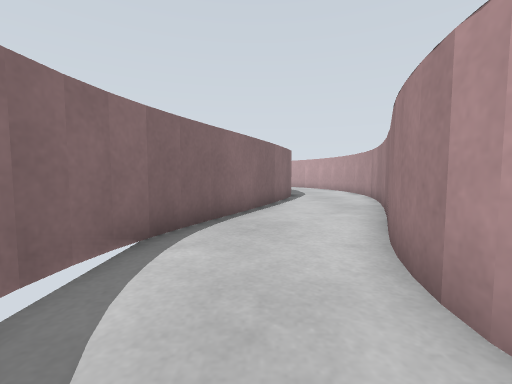
view 1 (above)

24 first-person views from a walk through a Gazebo world. The camera is 0.49 m above the floor, tilts 4° down and sees 90° across. The floor is counted in squares, 0.5 m on a side. Each view is taken from the middle of a square. On the plan, view 1 faces up. The plan holds only what a view shows up to about 11 squares ahead; the rest is blank. The place goes on beyond the plan.

view 2
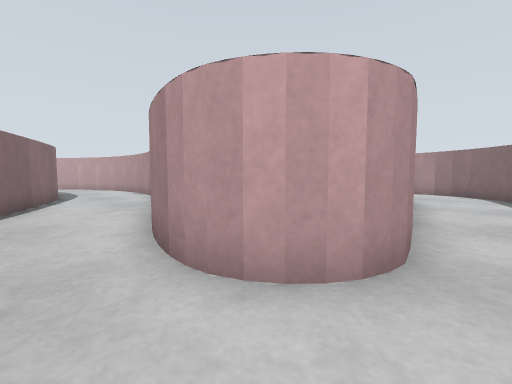

view 3
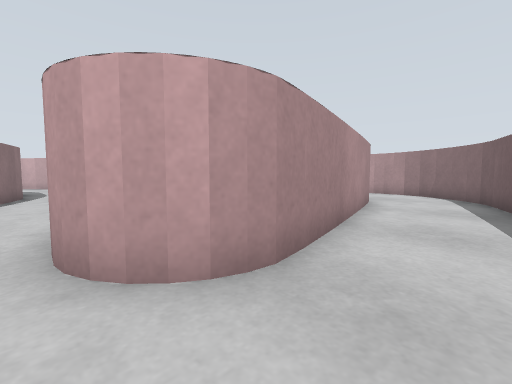

view 4
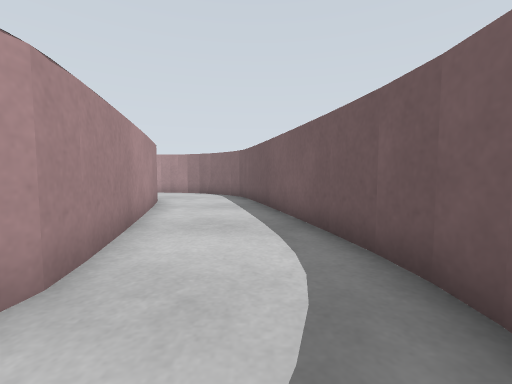

view 5
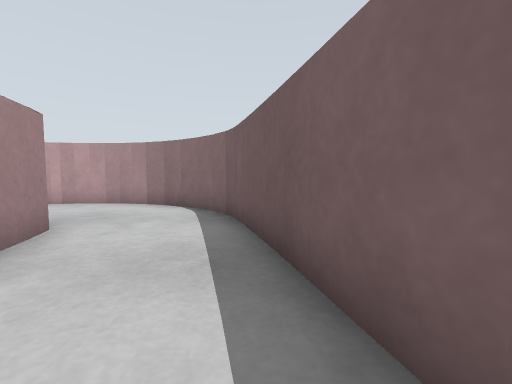

view 6
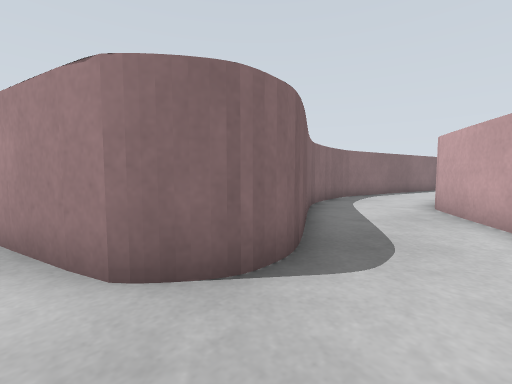

view 7
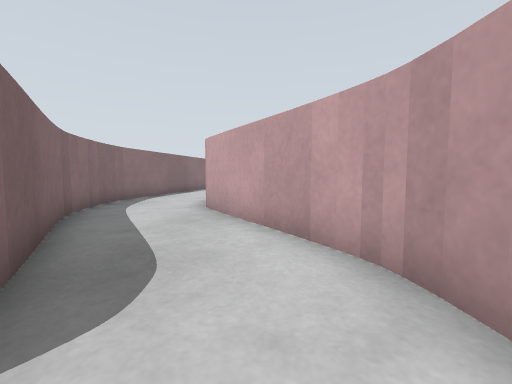

view 8
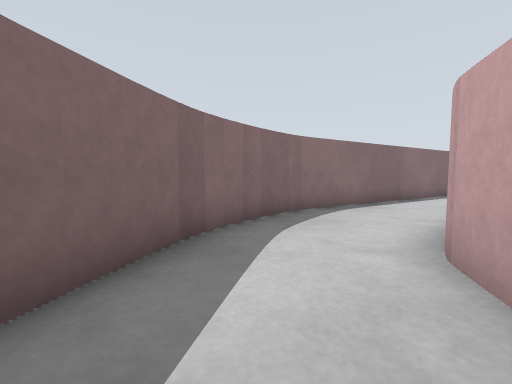

view 9
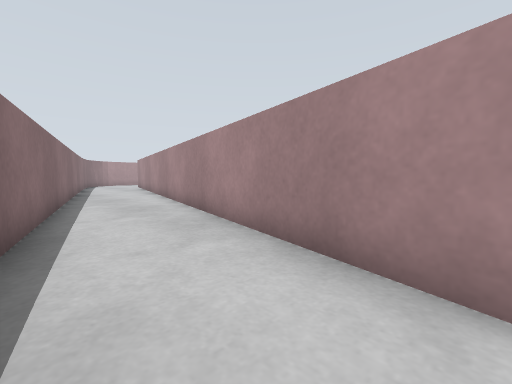

view 10
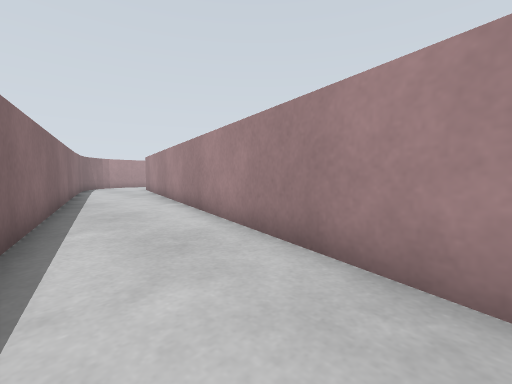

view 11
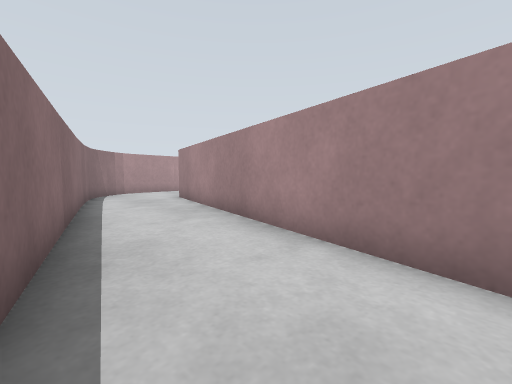

view 12
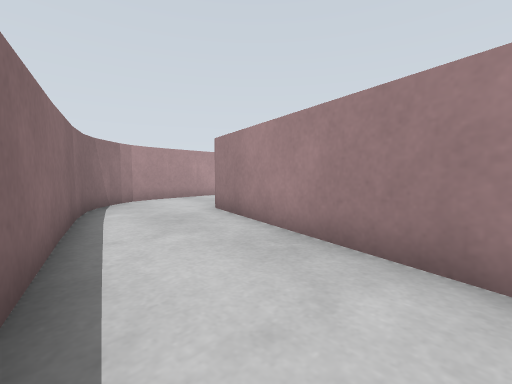

view 13
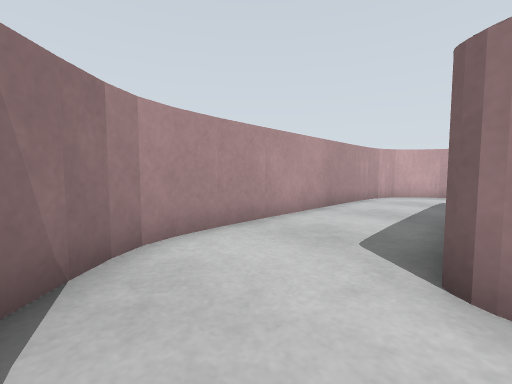

view 14
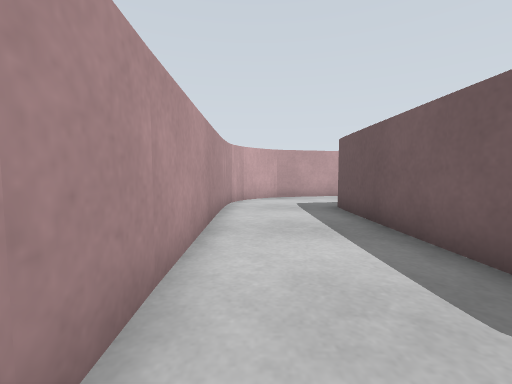

view 15
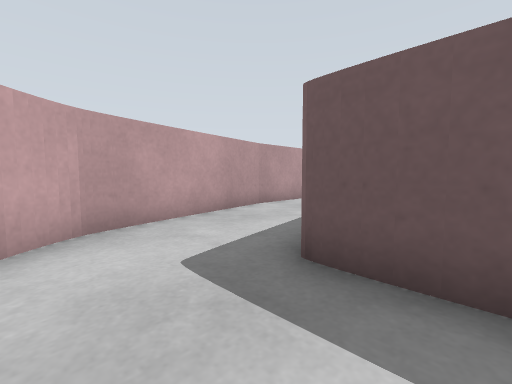

view 16
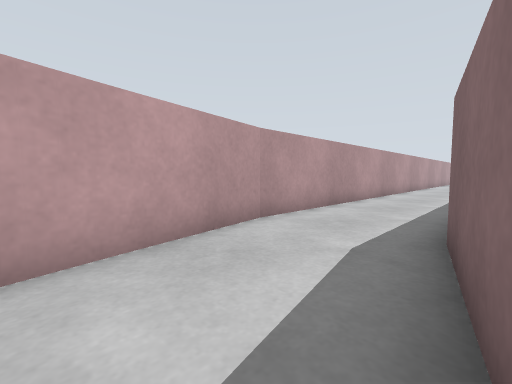

view 17
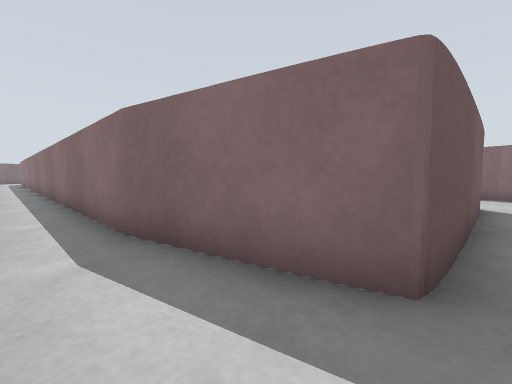

view 18
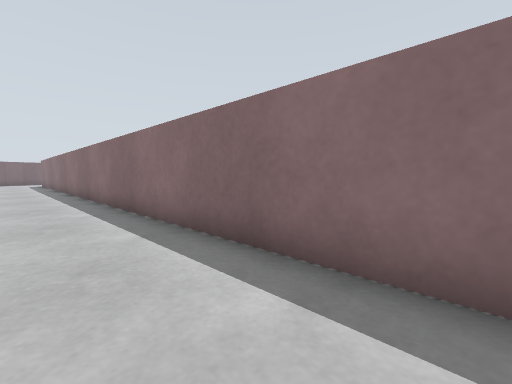

view 19
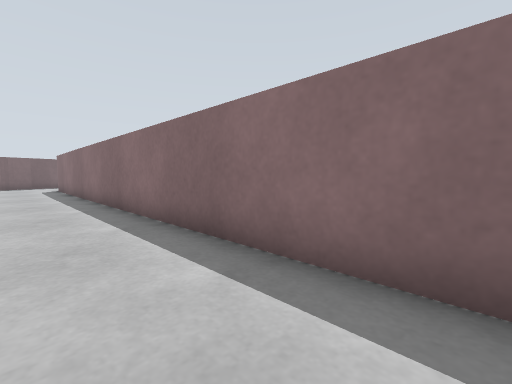

view 20
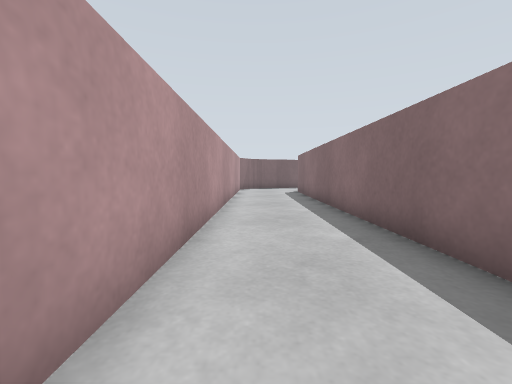

view 21
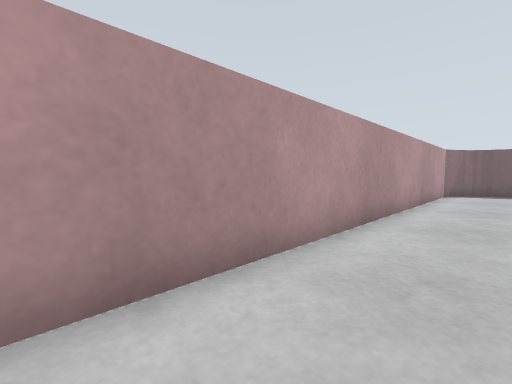

view 22
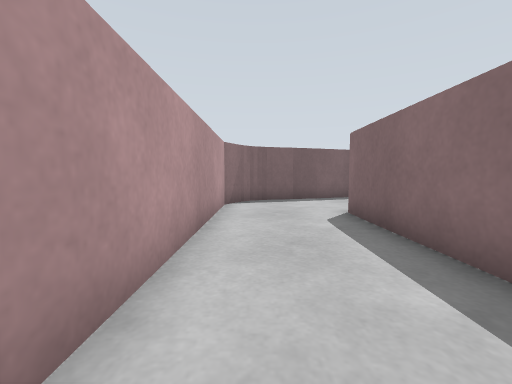

view 23
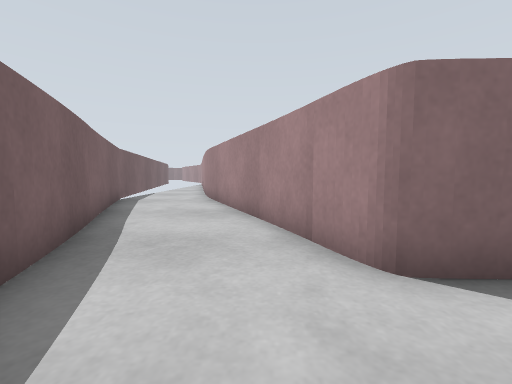

view 24
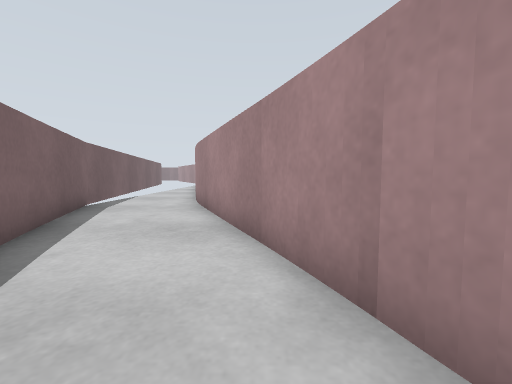

### Floor plan
Points are (right, up) in squares from view 1. A wall is a line through its corners. A room is listed if a view was taken in it or the views show most of it. See-through windows are left out.
Room 1 (views 1, 2, 3, 4, 5, 6, 7, 8, 9, 10, 11, 12, 13, 14, 15, 16, 17, 18, 19, 20, 21, 22, 23, 24)
walls: (11.3, 11.9) (16.4, 32.1); (7.9, 11.9) (8, 10.6); (7.9, 10.7) (8.1, 9.5); (8, 9.6) (8.4, 8.4); (8.3, 8.5) (8.6, 7.8); (8.5, 7.8) (11, 3.9); (14.3, 4.9) (11.5, 9.5) (11.4, 10.2); (1.4, 10.9) (1.2, 10.3); (1.4, 10.4) (-1.4, 4.5); (14.4, 4.3) (14.3, 4.8); (2.8, 5.9) (3.6, 7.3) (4.3, 8.6) (4.9, 10.9); (11.1, 2.4) (10.8, 2); (14.6, 2.9) (14.4, 4.4) (14.2, 5); (10.5, 1.7) (6.8, 0.4); (14.5, 2) (14.5, 3.1); (14.3, 1.5) (14.5, 2.1); (14, 0.8) (14.3, 1.6); (1.9, 3.5) (2.9, 5.8); (13.7, 0.2) (14.1, 1); (7, 0.5) (2.9, -0.2) (1.8, 0.1) (1.4, 1.2) (1.4, 1.9); (13.2, -0.4) (13.7, 0.3); (12.7, -0.9) (13.3, -0.3); (1.5, 2.3) (1.9, 3.6); (-1.3, 4.6) (-1.8, 3.2); (11.7, -1.5) (12.2, -1.2); (11.4, -1.6) (12, -1.4) (12.8, -0.8); (3.1, -0.2) (2.5, -0.2) (1.7, 0.3); (2.2, 0) (1.6, 0.5); (2, 0.1) (1.4, 0.9) (1.3, 1.6) (1.5, 2.5); (-1.8, 3.4) (-2, 2.6); (-2, 2.7) (-2, 2.1); (24.3, 1.2) (15.9, -2.1) (15.2, -2.3); (28, 21.2) (28, 29); (13.1, 32.8) (7.8, 11.8); (3.1, -3.6) (4.1, -3.5) (11.5, -1.7); (17.3, 32.5) (23.4, 32.6); (2.5, -3.6) (3.4, -3.6); (13.6, 33.8) (13.1, 32.7); (24.6, 28.7) (24.7, 1.5); (20.6, -3.7) (26.8, -1.5); (14.9, -5.9) (16.8, -5.4); (16.7, -5.5) (21.1, -3.7); (14, 34.5) (13.5, 33.7); (15.4, 35.6) (14.8, 35.2); (16, 35.7) (15, 35.4) (13.9, 34.4); (27.5, -1.1) (28, -0.2) (28, 15.1); (23.8, 32.4) (24.6, 28.6); (28, 28.9) (26.9, 34); (23.1, 36.1) (15.9, 35.8); (24.4, 35.9) (23.1, 35.9); (26.7, 34.4) (26.1, 35); (26.2, 34.9) (25.7, 35.5) (25, 35.8); (25.8, 35.3) (25.4, 35.7) (24.5, 35.9)
ways out: opening at (14, -4)

Positions as (right, up) in squares from view 1, and headings:
1: (0, 0), facing up
2: (0, -1), facing up-right
3: (1, -2), facing up-right
4: (1, -2), facing right
5: (6, -2), facing right
6: (13, 1), facing up-left
7: (13, 2), facing up
8: (12, 6), facing up-left
9: (9, 12), facing up-right
10: (10, 16), facing up-right
11: (11, 22), facing up-right
12: (12, 26), facing up-right
13: (14, 32), facing up-right
14: (16, 35), facing right
15: (22, 35), facing down-right
16: (24, 33), facing down-right
17: (26, 33), facing down-left
18: (27, 28), facing down-left
19: (27, 20), facing down-left
20: (27, 16), facing down
21: (26, 13), facing down-right
22: (27, 8), facing down
23: (27, 0), facing left
24: (25, 0), facing left
